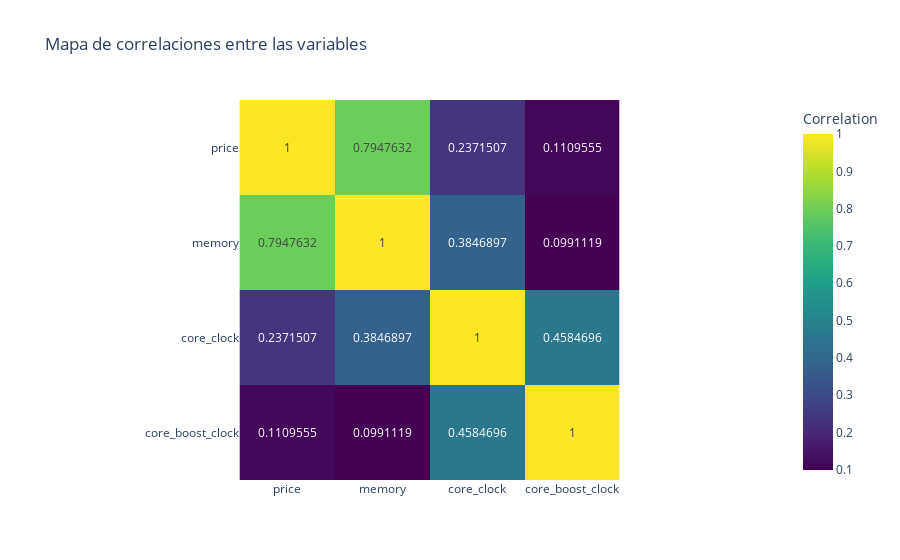

Source (notebook cell):
### Markdown cell above
## ¿Cómo se correlacionan las características técnicas de una tarjeta gráfica?

### Code cell
columns_cor = columns[0:4]
matrix = df_filtered[columns_cor].corr()

fig = px.imshow(
    matrix,
    text_auto=True,
    title="Mapa de correlaciones entre las variables",
    labels={"color": "Correlation"},
    x=columns_cor,
    y=columns_cor,
    color_continuous_scale="Viridis",
)

fig.show()

### Figure 1 — Plotly figure (JSON) as saved in the notebook; plotly's stock layout.template omitted (floating-point values rounded to 4 significant figures)
{"data": [{"coloraxis": "coloraxis", "hovertemplate": "x: %{x}<br>y: %{y}<br>Correlation: %{z}<extra></extra>", "name": "0", "texttemplate": "%{z}", "type": "heatmap", "x": ["price", "memory", "core_clock", "core_boost_clock"], "xaxis": "x", "y": ["price", "memory", "core_clock", "core_boost_clock"], "yaxis": "y", "z": [[1, 0.7948, 0.2372, 0.111], [0.7948, 1, 0.3847, 0.09911], [0.2372, 0.3847, 1, 0.4585], [0.111, 0.09911, 0.4585, 1]]}], "layout": {"coloraxis": {"colorbar": {"title": {"text": "Correlation"}}, "colorscale": [[0, "#440154"], [0.1111, "#482878"], [0.2222, "#3e4989"], [0.3333, "#31688e"], [0.4444, "#26828e"], [0.5556, "#1f9e89"], [0.6667, "#35b779"], [0.7778, "#6ece58"], [0.8889, "#b5de2b"], [1, "#fde725"]]}, "title": {"text": "Mapa de correlaciones entre las variables"}, "xaxis": {"anchor": "y", "constrain": "domain", "domain": [0, 1], "scaleanchor": "y"}, "yaxis": {"anchor": "x", "autorange": "reversed", "constrain": "domain", "domain": [0, 1]}}}
